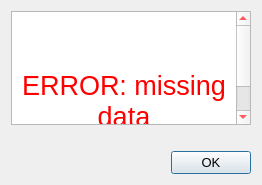
<?xml version="1.0" encoding="UTF-8"?>
<ui version="4.0">
 <class>Dialog</class>
 <widget class="QDialog" name="Dialog">
  <property name="geometry">
   <rect>
    <x>0</x>
    <y>0</y>
    <width>262</width>
    <height>185</height>
   </rect>
  </property>
  <property name="sizePolicy">
   <sizepolicy hsizetype="Preferred" vsizetype="Preferred">
    <horstretch>0</horstretch>
    <verstretch>0</verstretch>
   </sizepolicy>
  </property>
  <property name="minimumSize">
   <size>
    <width>262</width>
    <height>185</height>
   </size>
  </property>
  <property name="maximumSize">
   <size>
    <width>262</width>
    <height>185</height>
   </size>
  </property>
  <property name="windowTitle">
   <string>ERROR Message</string>
  </property>
  <layout class="QGridLayout" name="gridLayout">
   <item row="0" column="0">
    <widget class="QTextEdit" name="textEdit">
     <property name="minimumSize">
      <size>
       <width>0</width>
       <height>0</height>
      </size>
     </property>
     <property name="palette">
      <palette>
       <active>
        <colorrole role="WindowText">
         <brush brushstyle="SolidPattern">
          <color alpha="255">
           <red>255</red>
           <green>0</green>
           <blue>0</blue>
          </color>
         </brush>
        </colorrole>
        <colorrole role="Text">
         <brush brushstyle="SolidPattern">
          <color alpha="255">
           <red>255</red>
           <green>0</green>
           <blue>0</blue>
          </color>
         </brush>
        </colorrole>
       </active>
       <inactive>
        <colorrole role="WindowText">
         <brush brushstyle="SolidPattern">
          <color alpha="255">
           <red>255</red>
           <green>0</green>
           <blue>0</blue>
          </color>
         </brush>
        </colorrole>
        <colorrole role="Text">
         <brush brushstyle="SolidPattern">
          <color alpha="255">
           <red>255</red>
           <green>0</green>
           <blue>0</blue>
          </color>
         </brush>
        </colorrole>
       </inactive>
       <disabled>
        <colorrole role="WindowText">
         <brush brushstyle="SolidPattern">
          <color alpha="255">
           <red>120</red>
           <green>120</green>
           <blue>120</blue>
          </color>
         </brush>
        </colorrole>
        <colorrole role="Text">
         <brush brushstyle="SolidPattern">
          <color alpha="255">
           <red>120</red>
           <green>120</green>
           <blue>120</blue>
          </color>
         </brush>
        </colorrole>
       </disabled>
      </palette>
     </property>
     <property name="contextMenuPolicy">
      <enum>Qt::NoContextMenu</enum>
     </property>
     <property name="html">
      <string>&lt;!DOCTYPE HTML PUBLIC &quot;-//W3C//DTD HTML 4.0//EN&quot; &quot;http://www.w3.org/TR/REC-html40/strict.dtd&quot;&gt;
&lt;html&gt;&lt;head&gt;&lt;meta name=&quot;qrichtext&quot; content=&quot;1&quot; /&gt;&lt;style type=&quot;text/css&quot;&gt;
p, li { white-space: pre-wrap; }
&lt;/style&gt;&lt;/head&gt;&lt;body style=&quot; font-family:'MS Shell Dlg 2'; font-size:5.5pt; font-weight:400; font-style:normal;&quot;&gt;
&lt;p style=&quot;-qt-paragraph-type:empty; margin-top:0px; margin-bottom:0px; margin-left:0px; margin-right:0px; -qt-block-indent:0; text-indent:0px;&quot;&gt;&lt;br /&gt;&lt;/p&gt;
&lt;p style=&quot;-qt-paragraph-type:empty; margin-top:0px; margin-bottom:0px; margin-left:0px; margin-right:0px; -qt-block-indent:0; text-indent:0px;&quot;&gt;&lt;br /&gt;&lt;/p&gt;
&lt;p align=&quot;center&quot; style=&quot; margin-top:0px; margin-bottom:0px; margin-left:0px; margin-right:0px; -qt-block-indent:0; text-indent:0px;&quot;&gt;&lt;img src=&quot;:/error_icon/error.png&quot; /&gt;&lt;/p&gt;
&lt;p style=&quot;-qt-paragraph-type:empty; margin-top:0px; margin-bottom:0px; margin-left:0px; margin-right:0px; -qt-block-indent:0; text-indent:0px;&quot;&gt;&lt;br /&gt;&lt;/p&gt;
&lt;p style=&quot;-qt-paragraph-type:empty; margin-top:0px; margin-bottom:0px; margin-left:0px; margin-right:0px; -qt-block-indent:0; text-indent:0px;&quot;&gt;&lt;br /&gt;&lt;/p&gt;
&lt;p align=&quot;center&quot; style=&quot;-qt-paragraph-type:empty; margin-top:0px; margin-bottom:0px; margin-left:0px; margin-right:0px; -qt-block-indent:0; text-indent:0px;&quot;&gt;&lt;br /&gt;&lt;/p&gt;
&lt;p align=&quot;center&quot; style=&quot; margin-top:0px; margin-bottom:0px; margin-left:0px; margin-right:0px; -qt-block-indent:0; text-indent:0px;&quot;&gt;&lt;span style=&quot; font-size:20pt;&quot;&gt;ERROR: missing data&lt;/span&gt;&lt;/p&gt;
&lt;p align=&quot;center&quot; style=&quot;-qt-paragraph-type:empty; margin-top:0px; margin-bottom:0px; margin-left:0px; margin-right:0px; -qt-block-indent:0; text-indent:0px; font-size:20pt;&quot;&gt;&lt;br /&gt;&lt;/p&gt;&lt;/body&gt;&lt;/html&gt;</string>
     </property>
    </widget>
   </item>
   <item row="3" column="0">
    <widget class="QDialogButtonBox" name="buttonBox">
     <property name="font">
      <font>
       <pointsize>10</pointsize>
       <weight>50</weight>
       <bold>false</bold>
      </font>
     </property>
     <property name="orientation">
      <enum>Qt::Horizontal</enum>
     </property>
     <property name="standardButtons">
      <set>QDialogButtonBox::Ok</set>
     </property>
     <property name="centerButtons">
      <bool>false</bool>
     </property>
    </widget>
   </item>
   <item row="2" column="0">
    <spacer name="horizontalSpacer">
     <property name="orientation">
      <enum>Qt::Horizontal</enum>
     </property>
     <property name="sizeHint" stdset="0">
      <size>
       <width>40</width>
       <height>20</height>
      </size>
     </property>
    </spacer>
   </item>
  </layout>
 </widget>
 <resources>
  <include location="additional ressources/icons.qrc"/>
 </resources>
 <connections>
  <connection>
   <sender>buttonBox</sender>
   <signal>rejected()</signal>
   <receiver>Dialog</receiver>
   <slot>reject()</slot>
   <hints>
    <hint type="sourcelabel">
     <x>316</x>
     <y>260</y>
    </hint>
    <hint type="destinationlabel">
     <x>286</x>
     <y>274</y>
    </hint>
   </hints>
  </connection>
  <connection>
   <sender>buttonBox</sender>
   <signal>accepted()</signal>
   <receiver>Dialog</receiver>
   <slot>accept()</slot>
   <hints>
    <hint type="sourcelabel">
     <x>248</x>
     <y>254</y>
    </hint>
    <hint type="destinationlabel">
     <x>157</x>
     <y>274</y>
    </hint>
   </hints>
  </connection>
 </connections>
</ui>
